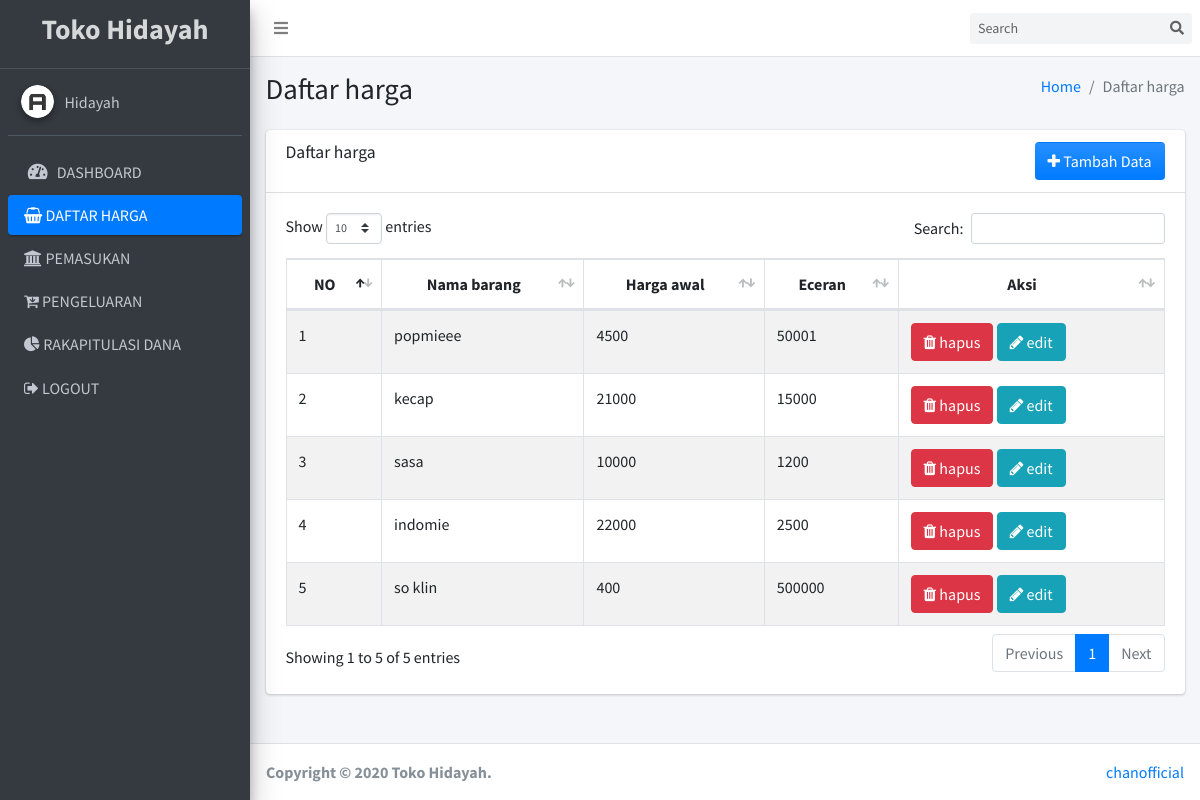
The page /page/barang.php (signed in) on the database its author committed.
### tables this page shows
CREATE TABLE `harga` (
  `id` int(11) NOT NULL,
  `barang` varchar(100) NOT NULL,
  `awal` int(10) NOT NULL,
  `akhir` int(20) NOT NULL
);

### page/barang.php (the view, shortened to what this page needs)
<?php
require '../koneksi.php';
?>
<!DOCTYPE html>
<html>
<head>
  <link rel="stylesheet" href="../plugins/fontawesome-free/css/all.min.css">
  <link rel="stylesheet" href="https://code.ionicframework.com/ionicons/2.0.1/css/ionicons.min.css">
  <link rel="stylesheet" href="../plugins/datatables-bs4/css/dataTables.bootstrap4.min.css">
  <link rel="stylesheet" href="../plugins/datatables-responsive/css/responsive.bootstrap4.min.css">
  <link rel="stylesheet" href="../plugins/sweetalert2-theme-bootstrap-4/bootstrap-4.min.css">
  <link rel="stylesheet" href="../plugins/toastr/toastr.min.css">
  <link rel="stylesheet" href="../dist/css/adminlte.min.css">
  <link rel="stylesheet" href="https://cdnjs.cloudflare.com/ajax/libs/font-awesome/4.7.0/css/font-awesome.min.css">
</head>
<body class="hold-transition sidebar-mini">
  <div class="wrapper">
    <nav class="main-header navbar navbar-expand navbar-white navbar-light">
      <ul class="navbar-nav">
        <li class="nav-item">
          <a class="nav-link" data-widget="pushmenu" href="#" role="button"><i class="fas fa-bars"></i></a>
        </li>
      </ul>
      <form class="form-inline ml-auto">
        <div class="input-group input-group-sm">
          <input class="form-control form-control-navbar" type="search" placeholder="Search" aria-label="Search">
          <div class="input-group-append">
            <button class="btn btn-navbar" type="submit">
              <i class="fas fa-search"></i>
            </button>
          </div>
        </div>
      </form>
    </nav>
  <aside class="main-sidebar sidebar-dark-primary elevation-4">
    <a href="#" class="brand-link text-center">
      <h3 class="brand-text font-weight-bold">Toko Hidayah</h3>
    </a>
    <div class="sidebar">
      <div class="user-panel mt-3 pb-3 mb-3 d-flex">
        <div class="image">
          <img src="../dist/img/user2-160x160.jpg" class="img-circle elevation-2" alt="User Image">
        </div>
        <div class="info">
          <a href="#" class="d-block"><?php echo ucwords($_SESSION['username']); ?></a>
        </div>
      </div>
      <nav class="mt-2">
        <ul class="nav nav-pills nav-sidebar flex-column" data-widget="treeview" role="menu" data-accordion="false">
          <li class="nav-item">
            <a href="home.php" class="nav-link">
              <i class="nav-icon fas fa-tachometer-alt"></i>
              <p>
                DASHBOARD
              </p>
            </a>
          </li>
          <li class="nav-item">
            <a href="barang.php" class="nav-link active">
            <i class="fa fa-shopping-basket"></i>
              <p>
                DAFTAR HARGA
              </p>
            </a>
          </li>
          <li class="nav-item">
            <a href="masuk.php" class="nav-link">
              <i class="fa fa-institution"></i>
              <p>
                PEMASUKAN
              </p>
            </a>
          </li>
          <li class="nav-item">
            <a href="keluar.php" class="nav-link">
              <i class="fa fa-cart-arrow-down"></i>
              <p>
                PENGELUARAN
              </p>
            </a>
          </li>
          <li class="nav-item">
            <a href="rekap.php" class="nav-link">
              <i class="fa fa-pie-chart"></i>
              <p>
                RAKAPITULASI DANA
              </p>
            </a>
          </li>
          <li class="nav-item">
            <a href="../logout.php" class="nav-link">
              <i class="fa fa-sign-out"></i>
              <p>
                LOGOUT
              </p>
            </a>
          </li>
        </ul>
      </nav>
    </div>
  </aside>
  <div class="content-wrapper">
    <section class="content-header">
      <div class="container-fluid">
        <div class="row mb-2">
          <div class="col-sm-6">
            <h1>Daftar harga</h1>
          </div>
          <div class="col-sm-6">
            <ol class="breadcrumb float-sm-right">
              <li class="breadcrumb-item"><a href="home.php">Home</a></li>
              <li class="breadcrumb-item active">Daftar harga</li>
            </ol>
          </div>
        </div>
      </div>
    </section>
    <section class="content">
      <div class="container-fluid">
        <div class="row">
          <div class="col-12">
            <div class="card">
              <div class="card-header">
                <h3 class="card-title">Daftar harga</h3>
                <button type="button" class="btn bg-gradient-primary pull-right" data-toggle="modal" data-target="#barang_masuk"><li class="fa fa-plus"></li> Tambah Data</button>
              </div>
              <div class="card-body">
                <table id="example1" class="table table-bordered table-striped">
                  <thead>
                  <tr class="text-center">
                    <th>NO</th>
                    <th>Nama barang</th>
                    <th>Harga awal</th>
                    <th>Eceran</th>
                    <th>Aksi</th>
                  </tr>
                  </thead>
                  <tbody>
                        <?php
                          $no = 1;
                           $sql = mysqli_query($koneksi, "SELECT * FROM harga ");
                           while ($data = mysqli_fetch_assoc($sql)) {
                        ?>
                  <tr>
                    <td><?php echo $no++; ?></td>
                    <td><?php echo $data['barang']; ?></td>
                    <td><?php echo $data['awal']; ?></td>
                    <td><?php echo $data['akhir']; ?></td>
                    <td><a href="hapus_barang.php?id=<?php echo $data['id'];?>"  class="btn btn-danger btn-md btn-del" title="Hapus Data"><i class="fa fa-trash"></i> hapus</a>
                        <button type="button" class="btn btn-info btn-md" data-toggle="modal" data-target="#barang_edit<?php echo $data['id']; ?>"><i class="fa fa-pencil"></i> edit</button>
                  </tr>
                         <?php
                         }
                         ?>
                  </tbody>
                </table>
              </div>
            </div>
          </div>
        </div>
      </div>
    </section>
  </div>
  <footer class="main-footer">
    <div class="float-right d-none d-sm-inline">
      <a href="http://chanofficial.my.id">chanofficial</a>
    </div>
    <strong>Copyright &copy; 2020 Toko Hidayah.</strong>
  </footer>
</div>
</body>
</html>

### rows shown on the page
harga: barang "popmieee", awal "4500", akhir "50001"
harga: barang "kecap", awal "21000", akhir "15000"
harga: barang "sasa", awal "10000", akhir "1200"
harga: barang "indomie", awal "22000", akhir "2500"
harga: barang "so klin", awal "400", akhir "500000"

### other values the page prints
$_SESSION['username'] "Hidayah"
